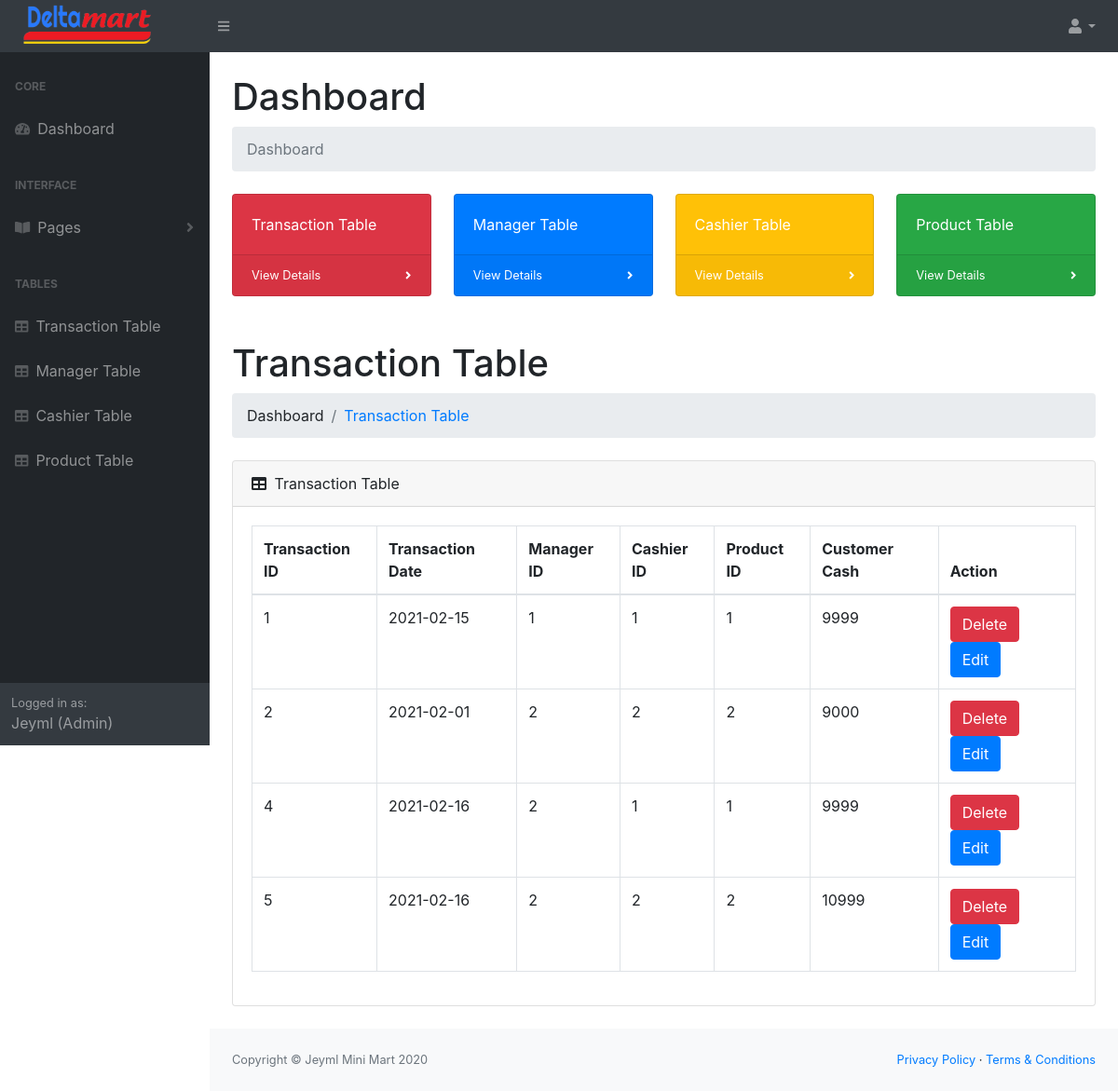
Page /admin/dashboard.php (signed in) on the committed database.
### tables this page shows
CREATE TABLE `transactiontable` (
  `transactionID` int(11) NOT NULL,
  `transactionDate` date NOT NULL,
  `managerID` int(11) NOT NULL,
  `cashierID` int(11) NOT NULL,
  `productID` int(11) NOT NULL,
  `customerCash` float NOT NULL
);

### admin/dashboard.php (the view, shortened to what this page needs)
<?php
    require_once("dbconnection.php");
    $statement = $connect->prepare('SELECT * FROM transactiontable');
    $statement->execute();
?>
<!DOCTYPE html>
<html lang="en">
    <head>
        <link href="css/styles.css" rel="stylesheet" />
        <link href="https://cdn.datatables.net/1.10.20/css/dataTables.bootstrap4.min.css" rel="stylesheet" />
    </head>
    <body class="sb-nav-fixed">
        <nav class="sb-topnav navbar navbar-expand navbar-dark bg-dark">
            <a class="navbar-brand" href="dashboard.php"><img src="../img/logo.png" height="50px" width="155px"></a>
            <button class="btn btn-link btn-sm order-1 order-lg-0" id="sidebarToggle" href="#"><i class="fas fa-bars"></i></button>
            <ul class="navbar-nav ml-auto ml-md-0">
                <li class="nav-item dropdown">
                    <a class="nav-link dropdown-toggle" id="userDropdown" href="#" role="button" data-toggle="dropdown" aria-haspopup="true" aria-expanded="false"><i class="fas fa-user fa-fw"></i></a>
                </li>
            </ul>
        </nav>
        <div id="layoutSidenav">
            <div id="layoutSidenav_nav">
                <nav class="sb-sidenav accordion sb-sidenav-dark" id="sidenavAccordion">
                    <div class="sb-sidenav-menu">
                        <div class="nav">
                            <div class="sb-sidenav-menu-heading">Core</div>
                            <a class="nav-link" href="dashboard.php">
                                <div class="sb-nav-link-icon"><i class="fas fa-tachometer-alt"></i></div>
                                Dashboard
                            </a>
                            <div class="sb-sidenav-menu-heading">Interface</div>
                            <a class="nav-link collapsed" href="#" data-toggle="collapse" data-target="#collapsePages" aria-expanded="false" aria-controls="collapsePages">
                                <div class="sb-nav-link-icon"><i class="fas fa-book-open"></i></div>
                                Pages
                                <div class="sb-sidenav-collapse-arrow"><i class="fas fa-angle-down"></i></div>
                            </a>
                            <div class="sb-sidenav-menu-heading">Tables</div>
                            <a class="nav-link" href="transactionTable.php">
                                <div class="sb-nav-link-icon"><i class="fas fa-table"></i></div>
                                Transaction Table
                            </a>
                            <a class="nav-link" href="managerTable.php">
                                <div class="sb-nav-link-icon"><i class="fas fa-table"></i></div>
                                Manager Table
                            </a>
                            <a class="nav-link" href="cashierTable.php">
                                <div class="sb-nav-link-icon"><i class="fas fa-table"></i></div>
                                Cashier Table
                            </a>
                            <a class="nav-link" href="productTable.php">
                                <div class="sb-nav-link-icon"><i class="fas fa-table"></i></div>
                                Product Table
                            </a>
                        </div>
                    </div>
                    <div class="sb-sidenav-footer">
                        <div class="small">Logged in as:</div>
                        <?php echo $_SESSION["username"]; ?> (Admin)
                    </div>
                </nav>
            </div>
            <div id="layoutSidenav_content">
                <main>
                    <div class="container-fluid">
                        <h1 class="mt-4">Dashboard</h1>
                        <ol class="breadcrumb mb-4">
                            <li class="breadcrumb-item active">Dashboard</li>
                        </ol>
                        <div class="row">
                            <div class="col-xl-3 col-md-6">
                                <div class="card bg-danger text-white mb-4">
                                    <div class="card-body">Transaction Table</div>
                                    <div class="card-footer d-flex align-items-center justify-content-between">
                                        <a class="small text-white stretched-link" href="transactiontable.php">View Details</a>
                                        <div class="small text-white"><i class="fas fa-angle-right"></i></div>
                                    </div>
                                </div>
                            </div>
                            <div class="col-xl-3 col-md-6">
                                <div class="card bg-primary text-white mb-4">
                                    <div class="card-body">Manager Table</div>
                                    <div class="card-footer d-flex align-items-center justify-content-between">
                                        <a class="small text-white stretched-link" href="managerTable.php">View Details</a>
                                        <div class="small text-white"><i class="fas fa-angle-right"></i></div>
                                    </div>
                                </div>
                            </div>
                            <div class="col-xl-3 col-md-6">
                                <div class="card bg-warning text-white mb-4">
                                    <div class="card-body">Cashier Table</div>
                                    <div class="card-footer d-flex align-items-center justify-content-between">
                                        <a class="small text-white stretched-link" href="cashierTable.php">View Details</a>
                                        <div class="small text-white"><i class="fas fa-angle-right"></i></div>
                                    </div>
                                </div>
                            </div>
                            <div class="col-xl-3 col-md-6">
                                <div class="card bg-success text-white mb-4">
                                    <div class="card-body">Product Table</div>
                                    <div class="card-footer d-flex align-items-center justify-content-between">
                                        <a class="small text-white stretched-link" href="productTable.php">View Details</a>
                                        <div class="small text-white"><i class="fas fa-angle-right"></i></div>
                                    </div>
                                </div>
                            </div>
                        </div>
                    </div>
                    <div class="container-fluid">
                        <h1 class="mt-4">Transaction Table</h1>
                        <ol class="breadcrumb mb-4">
                            <li class="breadcrumb-item">Dashboard</li>
                            <li class="breadcrumb-item active"><a href="transactionTable.php">Transaction Table</a></li>
                        </ol>
                        <div class="card mb-4">
                            <div class="card-header">
                                <i class="fas fa-table mr-1"></i>
                                Transaction Table
                            </div>
                            <div class="card-body">
                                <div class="table-responsive">
                                    <table class="table table-bordered" id="dataTable" width="100%" cellspacing="0">
                                        <thead>
                                            <tr>
                                                <th>Transaction ID</th>
                                                <th>Transaction Date</th>
                                                <th>Manager ID</th>
                                                <th>Cashier ID</th>
                                                <th>Product ID</th>
                                                <th>Customer Cash</th>
                                                <th>Action</th>
                                            </tr>
                                        </thead>
                                        <tbody>
                                            <?php while ($transactiontable=$statement->fetch(PDO::FETCH_OBJ)){?>
                                            <tr>
                                                <td><?php echo $transactiontable->transactionID; ?></td>
                                                <td><?php echo $transactiontable->transactionDate; ?></td>
                                                <td><?php echo $transactiontable->managerID; ?></td>
                                                <td><?php echo $transactiontable->cashierID; ?></td>
                                                <td><?php echo $transactiontable->productID; ?></td>
                                                <td><?php echo $transactiontable->customerCash; ?></td>
                                                <td>
                                                    <a onclick="return confirm('Are you sure you want to delete this ID?')" class="btn btn-danger" href="transactionDelete.php?transactionID=<?php echo $transactiontable->transactionID ?>">Delete</a>
                                                    <a class="btn btn-primary" href="transactionEdit.php?transactionID=<?php echo $transactiontable->transactionID ?>">Edit</a>
                                                </td>
                                            </tr>
                                            <?php }?>
                                        </tbody>
                                    </table>
                                </div>
                            </div>
                        </div>
                    </div>
                </main>
                <footer class="py-4 bg-light mt-auto">
                    <div class="container-fluid">
                        <div class="d-flex align-items-center justify-content-between small">
                            <div class="text-muted">Copyright &copy; Jeyml Mini Mart 2020</div>
                            <div>
                                <a href="#">Privacy Policy</a>
                                &middot;
                                <a href="#">Terms &amp; Conditions</a>
                            </div>
                        </div>
                    </div>
                </footer>
            </div>
        </div>
    </body>
</html>

### rows in the picture
transactiontable: transactionID "1", transactionDate "2021-02-15", managerID "1", cashierID "1", productID "1", customerCash "9999"
transactiontable: transactionID "2", transactionDate "2021-02-01", managerID "2", cashierID "2", productID "2", customerCash "9000"
transactiontable: transactionID "4", transactionDate "2021-02-16", managerID "2", cashierID "1", productID "1", customerCash "9999"
transactiontable: transactionID "5", transactionDate "2021-02-16", managerID "2", cashierID "2", productID "2", customerCash "10999"

### other values in the picture
$_SESSION["username"] "Jeyml"
